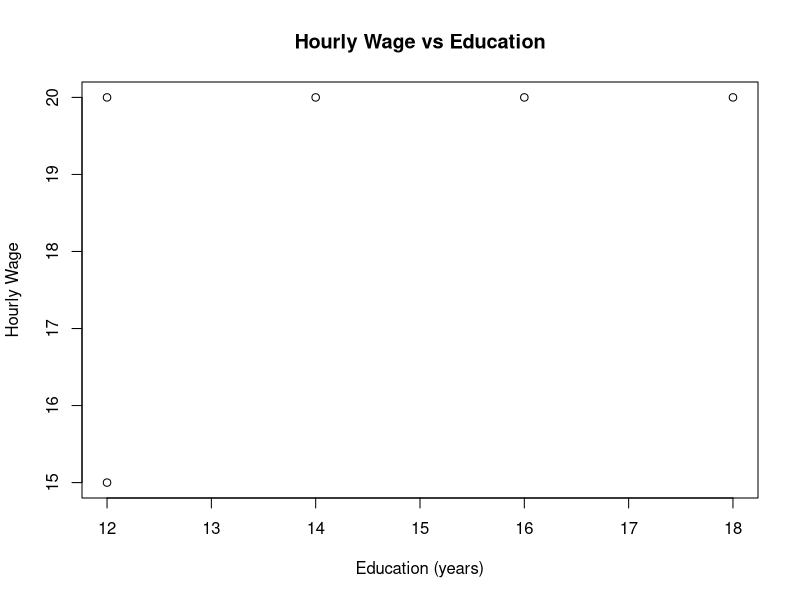

Reproduce this figure in R.


# simulated labor data

df <- data.frame(
  id = c(1, 2, 3, 4, 4, 5, 6),
  earnings = c(600, 800, 500, 700, 700, NA, 900),
  hours = c(40, 40, 25, 35, 35, 40, 45),
  female = c(1, 0, 1, 0, 0, 1, 0),
  education = c(12, 16, 14, 12, 12, 13, 18)
)

df <- df[!duplicated(df$id), ]

df <- df[!is.na(df$earnings), ]

df$hourly_wage <- df$earnings / df$hours

model <- lm(hourly_wage ~ female + education, data = df)
print(summary(model))

png("figures/education_wage_plot.png")

plot(df$education, df$hourly_wage,
main = "Hourly Wage vs Education",
xlab = "Education (years)",
ylab = "Hourly Wage")

dev.off()